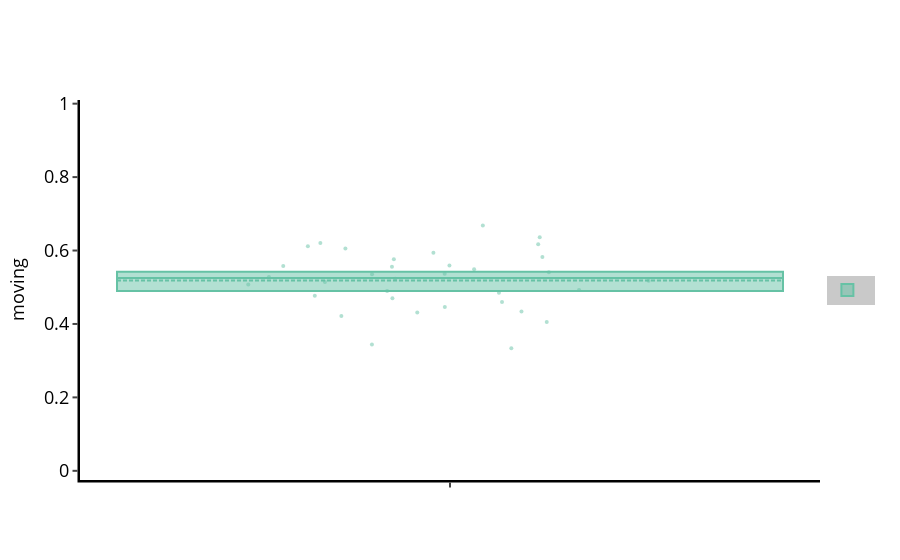

The cell this chart's notebook holds for it:
### Code cell
f, x = dfp.plot_quantify('moving')#, facet_col = 'exp_group')
f.show()

### Figure 1 — Plotly figure (JSON) as saved in the notebook; plotly's stock layout.template omitted (floating-point values rounded to 4 significant figures)
{"data": [{"boxpoints": false, "jitter": 0.75, "legendgroup": " ", "marker": {"color": "rgb(102,194,165)"}, "mean": [0.5184], "median": [0.5253], "name": " ", "pointpos": 0, "q1": [0.4898], "q3": [0.5424], "showlegend": true, "type": "box", "width": 0.9, "x": [" "], "xaxis": "x"}, {"boxpoints": "all", "fillcolor": "rgba(0,0,0,0)", "jitter": 0.75, "legendgroup": " ", "line": {"color": "rgba(0,0,0,0)"}, "marker": {"color": "rgb(102,194,165)", "opacity": 0.5, "size": 4}, "name": " ", "pointpos": 0, "showlegend": false, "type": "box", "width": 0.9, "x": [" ", " ", " ", " ", " ", " ", " ", " ", " ", " ", " ", " ", " ", " ", " ", " ", " ", " ", " ", " ", " ", " ", " ", " ", " ", " ", " ", " ", " ", " ", " ", " ", " ", " "], "xaxis": "x", "y": [0.5229, 0.3336, 0.5352, 0.514, 0.5558, 0.6114, 0.6361, 0.4927, 0.6058, 0.549, 0.5581, 0.4901, 0.4698, 0.4769, 0.4315, 0.4342, 0.6203, 0.559, 0.5179, 0.446, 0.5076, 0.3442, 0.4599, 0.4055, 0.6679, 0.4214, 0.5277, 0.4851, 0.576, 0.6169, 0.537, 0.594, 0.5826, 0.5408]}], "layout": {"legend": {"bgcolor": "rgba(201, 201, 201, 1)", "bordercolor": "grey", "font": {"size": 12}, "x": 1.01, "y": 0.5}, "plot_bgcolor": "white", "title": {"text": ""}, "xaxis": {"linecolor": "black", "linewidth": 2.5, "showgrid": false, "tickfont": {"color": "black", "size": 18}, "ticks": "outside", "tickwidth": 2, "title": {"font": {"color": "black", "size": 18}, "text": ""}, "type": "-", "zeroline": false}, "yaxis": {"dtick": 0.2, "linecolor": "black", "linewidth": 2.5, "range": [-0.025, 1.01], "rangemode": "tozero", "showgrid": false, "tick0": 0, "tickfont": {"color": "black", "size": 18}, "ticks": "outside", "tickwidth": 2, "title": {"font": {"color": "black", "size": 18}, "text": "moving"}, "type": "-", "zeroline": false}}}
